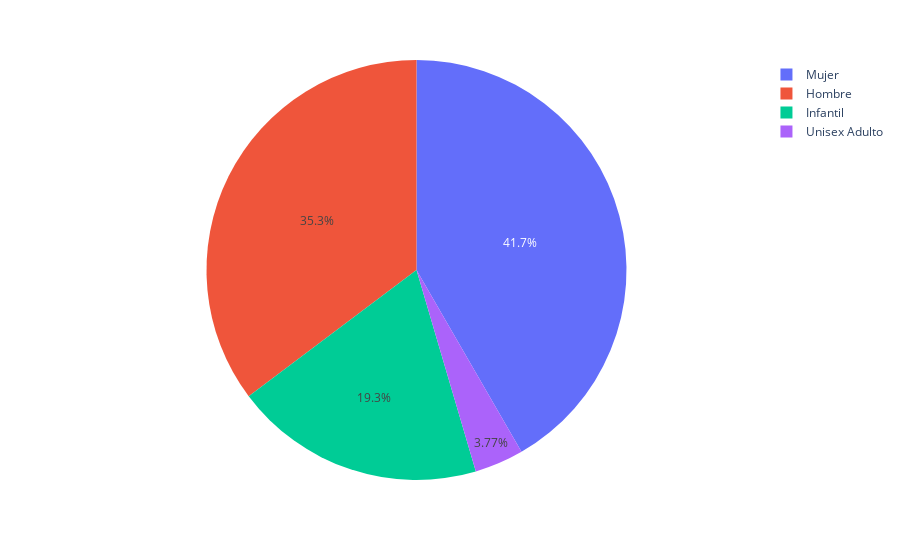

Notebook code for this chart:
### Code cell
gender_counts = trainers["gender"].value_counts()

fig = px.pie(trainers, names = "gender"
             )

fig.show()

### Figure 1 — Plotly figure (JSON) as saved in the notebook; plotly's stock layout.template omitted (floating-point values rounded to 4 significant figures; data arrays with more than 128 entries replaced by an {"elided": "..."} marker saying what was removed)
{"data": [{"domain": {"x": [0, 1], "y": [0, 1]}, "hovertemplate": "gender=%{label}<extra></extra>", "labels": {"elided": "3048 str values"}, "legendgroup": "", "name": "", "showlegend": true, "type": "pie"}], "layout": {"legend": {"tracegroupgap": 0}, "margin": {"t": 60}}}
